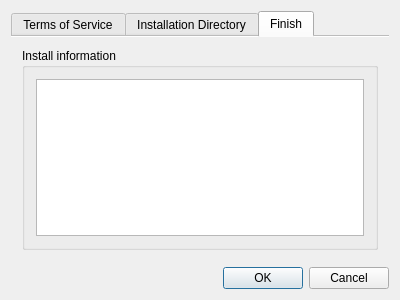
<?xml version="1.0" encoding="UTF-8"?>
<ui version="4.0">
 <class>Dialog</class>
 <widget class="QDialog" name="Dialog">
  <property name="geometry">
   <rect>
    <x>0</x>
    <y>0</y>
    <width>400</width>
    <height>300</height>
   </rect>
  </property>
  <property name="windowTitle">
   <string>Dialog</string>
  </property>
  <layout class="QVBoxLayout" name="verticalLayout_2">
   <item>
    <layout class="QVBoxLayout" name="verticalLayout">
     <item>
      <widget class="QTabWidget" name="tabWidget">
       <property name="currentIndex">
        <number>2</number>
       </property>
       <property name="usesScrollButtons">
        <bool>false</bool>
       </property>
       <property name="documentMode">
        <bool>true</bool>
       </property>
       <property name="tabBarAutoHide">
        <bool>true</bool>
       </property>
       <widget class="QWidget" name="tab">
        <attribute name="title">
         <string>Terms of Service</string>
        </attribute>
        <layout class="QVBoxLayout" name="verticalLayout_4">
         <item>
          <widget class="QTextBrowser" name="textBrowser">
           <property name="html">
            <string>&lt;!DOCTYPE HTML PUBLIC &quot;-//W3C//DTD HTML 4.0//EN&quot; &quot;http://www.w3.org/TR/REC-html40/strict.dtd&quot;&gt;
&lt;html&gt;&lt;head&gt;&lt;meta name=&quot;qrichtext&quot; content=&quot;1&quot; /&gt;&lt;style type=&quot;text/css&quot;&gt;
p, li { white-space: pre-wrap; }
&lt;/style&gt;&lt;/head&gt;&lt;body style=&quot; font-family:'MS Shell Dlg 2'; font-size:7.8pt; font-weight:400; font-style:normal;&quot;&gt;
&lt;p style=&quot; margin-top:0px; margin-bottom:0px; margin-left:0px; margin-right:0px; -qt-block-indent:0; text-indent:0px;&quot;&gt;&lt;span style=&quot; font-size:8pt; color:#808000;&quot;&gt;if&lt;/span&gt;&lt;span style=&quot; font-size:8pt;&quot;&gt;(&lt;/span&gt;&lt;span style=&quot; font-size:8pt; color:#800080;&quot;&gt;QMessageBox&lt;/span&gt;&lt;span style=&quot; font-size:8pt;&quot;&gt;::question(&lt;/span&gt;&lt;span style=&quot; font-size:8pt; color:#808000;&quot;&gt;this&lt;/span&gt;&lt;span style=&quot; font-size:8pt;&quot;&gt;,&lt;/span&gt;&lt;span style=&quot; font-size:8pt; color:#c0c0c0;&quot;&gt; &lt;/span&gt;&lt;span style=&quot; font-size:8pt; color:#008000;&quot;&gt;&amp;quot;...&amp;quot;&lt;/span&gt;&lt;span style=&quot; font-size:8pt;&quot;&gt;,&lt;/span&gt;&lt;span style=&quot; font-size:8pt; color:#c0c0c0;&quot;&gt; &lt;/span&gt;&lt;span style=&quot; font-size:8pt; color:#008000;&quot;&gt;&amp;quot;Exiting&lt;/span&gt;&lt;span style=&quot; font-size:8pt; color:#c0c0c0;&quot;&gt; &lt;/span&gt;&lt;span style=&quot; font-size:8pt; color:#008000;&quot;&gt;will&lt;/span&gt;&lt;span style=&quot; font-size:8pt; color:#c0c0c0;&quot;&gt; &lt;/span&gt;&lt;span style=&quot; font-size:8pt; color:#008000;&quot;&gt;cancel&lt;/span&gt;&lt;span style=&quot; font-size:8pt; color:#c0c0c0;&quot;&gt; &lt;/span&gt;&lt;span style=&quot; font-size:8pt; color:#008000;&quot;&gt;installation&amp;quot;&lt;/span&gt;&lt;span style=&quot; font-size:8pt;&quot;&gt;)&lt;/span&gt;&lt;span style=&quot; font-size:8pt; color:#c0c0c0;&quot;&gt; &lt;/span&gt;&lt;span style=&quot; font-size:8pt;&quot;&gt;==&lt;/span&gt;&lt;span style=&quot; font-size:8pt; color:#c0c0c0;&quot;&gt; &lt;/span&gt;&lt;span style=&quot; font-size:8pt; color:#800080;&quot;&gt;QMessageBox&lt;/span&gt;&lt;span style=&quot; font-size:8pt;&quot;&gt;::&lt;/span&gt;&lt;span style=&quot; font-size:8pt; color:#800080;&quot;&gt;Ok&lt;/span&gt;&lt;span style=&quot; font-size:8pt;&quot;&gt;)&lt;/span&gt;&lt;/p&gt;
&lt;p style=&quot; margin-top:0px; margin-bottom:0px; margin-left:0px; margin-right:0px; -qt-block-indent:0; text-indent:0px;&quot;&gt;&lt;span style=&quot; font-family:'Courier New'; font-size:8pt; color:#c0c0c0;&quot;&gt;        &lt;/span&gt;&lt;span style=&quot; font-family:'Courier New'; font-size:8pt;&quot;&gt;{&lt;/span&gt;&lt;/p&gt;
&lt;p style=&quot; margin-top:0px; margin-bottom:0px; margin-left:0px; margin-right:0px; -qt-block-indent:0; text-indent:0px;&quot;&gt;&lt;span style=&quot; font-family:'Courier New'; font-size:8pt; color:#c0c0c0;&quot;&gt;            &lt;/span&gt;&lt;span style=&quot; font-family:'Courier New'; font-size:8pt; color:#800080;&quot;&gt;QApplication&lt;/span&gt;&lt;span style=&quot; font-family:'Courier New'; font-size:8pt;&quot;&gt;::exit();&lt;/span&gt;&lt;/p&gt;
&lt;p style=&quot; margin-top:0px; margin-bottom:0px; margin-left:0px; margin-right:0px; -qt-block-indent:0; text-indent:0px;&quot;&gt;&lt;span style=&quot; font-family:'Courier New'; font-size:8pt; color:#c0c0c0;&quot;&gt;        &lt;/span&gt;&lt;span style=&quot; font-family:'Courier New'; font-size:8pt;&quot;&gt;}&lt;/span&gt;&lt;span style=&quot; font-size:8pt; color:#808000;&quot;&gt;if&lt;/span&gt;&lt;span style=&quot; font-size:8pt;&quot;&gt;(&lt;/span&gt;&lt;span style=&quot; font-size:8pt; color:#800080;&quot;&gt;QMessageBox&lt;/span&gt;&lt;span style=&quot; font-size:8pt;&quot;&gt;::question(&lt;/span&gt;&lt;span style=&quot; font-size:8pt; color:#808000;&quot;&gt;this&lt;/span&gt;&lt;span style=&quot; font-size:8pt;&quot;&gt;,&lt;/span&gt;&lt;span style=&quot; font-size:8pt; color:#c0c0c0;&quot;&gt; &lt;/span&gt;&lt;span style=&quot; font-size:8pt; color:#008000;&quot;&gt;&amp;quot;...&amp;quot;&lt;/span&gt;&lt;span style=&quot; font-size:8pt;&quot;&gt;,&lt;/span&gt;&lt;span style=&quot; font-size:8pt; color:#c0c0c0;&quot;&gt; &lt;/span&gt;&lt;span style=&quot; font-size:8pt; color:#008000;&quot;&gt;&amp;quot;Exiting&lt;/span&gt;&lt;span style=&quot; font-size:8pt; color:#c0c0c0;&quot;&gt; &lt;/span&gt;&lt;span style=&quot; font-size:8pt; color:#008000;&quot;&gt;will&lt;/span&gt;&lt;span style=&quot; font-size:8pt; color:#c0c0c0;&quot;&gt; &lt;/span&gt;&lt;span style=&quot; font-size:8pt; color:#008000;&quot;&gt;cancel&lt;/span&gt;&lt;span style=&quot; font-size:8pt; color:#c0c0c0;&quot;&gt; &lt;/span&gt;&lt;span style=&quot; font-size:8pt; color:#008000;&quot;&gt;installation&amp;quot;&lt;/span&gt;&lt;span style=&quot; font-size:8pt;&quot;&gt;)&lt;/span&gt;&lt;span style=&quot; font-size:8pt; color:#c0c0c0;&quot;&gt; &lt;/span&gt;&lt;span style=&quot; font-size:8pt;&quot;&gt;==&lt;/span&gt;&lt;span style=&quot; font-size:8pt; color:#c0c0c0;&quot;&gt; &lt;/span&gt;&lt;span style=&quot; font-size:8pt; color:#800080;&quot;&gt;QMessageBox&lt;/span&gt;&lt;span style=&quot; font-size:8pt;&quot;&gt;::&lt;/span&gt;&lt;span style=&quot; font-size:8pt; color:#800080;&quot;&gt;Ok&lt;/span&gt;&lt;span style=&quot; font-size:8pt;&quot;&gt;)&lt;/span&gt;&lt;/p&gt;
&lt;p style=&quot; margin-top:0px; margin-bottom:0px; margin-left:0px; margin-right:0px; -qt-block-indent:0; text-indent:0px;&quot;&gt;&lt;span style=&quot; font-family:'Courier New'; font-size:8pt; color:#c0c0c0;&quot;&gt;        &lt;/span&gt;&lt;span style=&quot; font-family:'Courier New'; font-size:8pt;&quot;&gt;{&lt;/span&gt;&lt;/p&gt;
&lt;p style=&quot; margin-top:0px; margin-bottom:0px; margin-left:0px; margin-right:0px; -qt-block-indent:0; text-indent:0px;&quot;&gt;&lt;span style=&quot; font-family:'Courier New'; font-size:8pt; color:#c0c0c0;&quot;&gt;            &lt;/span&gt;&lt;span style=&quot; font-family:'Courier New'; font-size:8pt; color:#800080;&quot;&gt;QApplication&lt;/span&gt;&lt;span style=&quot; font-family:'Courier New'; font-size:8pt;&quot;&gt;::exit();&lt;/span&gt;&lt;/p&gt;
&lt;p style=&quot; margin-top:0px; margin-bottom:0px; margin-left:0px; margin-right:0px; -qt-block-indent:0; text-indent:0px;&quot;&gt;&lt;span style=&quot; font-family:'Courier New'; font-size:8pt; color:#c0c0c0;&quot;&gt;        &lt;/span&gt;&lt;span style=&quot; font-family:'Courier New'; font-size:8pt;&quot;&gt;}&lt;/span&gt;&lt;span style=&quot; font-size:8pt; color:#808000;&quot;&gt;if&lt;/span&gt;&lt;span style=&quot; font-size:8pt;&quot;&gt;(&lt;/span&gt;&lt;span style=&quot; font-size:8pt; color:#800080;&quot;&gt;QMessageBox&lt;/span&gt;&lt;span style=&quot; font-size:8pt;&quot;&gt;::question(&lt;/span&gt;&lt;span style=&quot; font-size:8pt; color:#808000;&quot;&gt;this&lt;/span&gt;&lt;span style=&quot; font-size:8pt;&quot;&gt;,&lt;/span&gt;&lt;span style=&quot; font-size:8pt; color:#c0c0c0;&quot;&gt; &lt;/span&gt;&lt;span style=&quot; font-size:8pt; color:#008000;&quot;&gt;&amp;quot;...&amp;quot;&lt;/span&gt;&lt;span style=&quot; font-size:8pt;&quot;&gt;,&lt;/span&gt;&lt;span style=&quot; font-size:8pt; color:#c0c0c0;&quot;&gt; &lt;/span&gt;&lt;span style=&quot; font-size:8pt; color:#008000;&quot;&gt;&amp;quot;Exiting&lt;/span&gt;&lt;span style=&quot; font-size:8pt; color:#c0c0c0;&quot;&gt; &lt;/span&gt;&lt;span style=&quot; font-size:8pt; color:#008000;&quot;&gt;will&lt;/span&gt;&lt;span style=&quot; font-size:8pt; color:#c0c0c0;&quot;&gt; &lt;/span&gt;&lt;span style=&quot; font-size:8pt; color:#008000;&quot;&gt;cancel&lt;/span&gt;&lt;span style=&quot; font-size:8pt; color:#c0c0c0;&quot;&gt; &lt;/span&gt;&lt;span style=&quot; font-size:8pt; color:#008000;&quot;&gt;installation&amp;quot;&lt;/span&gt;&lt;span style=&quot; font-size:8pt;&quot;&gt;)&lt;/span&gt;&lt;span style=&quot; font-size:8pt; color:#c0c0c0;&quot;&gt; &lt;/span&gt;&lt;span style=&quot; font-size:8pt;&quot;&gt;==&lt;/span&gt;&lt;span style=&quot; font-size:8pt; color:#c0c0c0;&quot;&gt; &lt;/span&gt;&lt;span style=&quot; font-size:8pt; color:#800080;&quot;&gt;QMessageBox&lt;/span&gt;&lt;span style=&quot; font-size:8pt;&quot;&gt;::&lt;/span&gt;&lt;span style=&quot; font-size:8pt; color:#800080;&quot;&gt;Ok&lt;/span&gt;&lt;span style=&quot; font-size:8pt;&quot;&gt;)&lt;/span&gt;&lt;/p&gt;
&lt;p style=&quot; margin-top:0px; margin-bottom:0px; margin-left:0px; margin-right:0px; -qt-block-indent:0; text-indent:0px;&quot;&gt;&lt;span style=&quot; font-family:'Courier New'; font-size:8pt; color:#c0c0c0;&quot;&gt;        &lt;/span&gt;&lt;span style=&quot; font-family:'Courier New'; font-size:8pt;&quot;&gt;{&lt;/span&gt;&lt;/p&gt;
&lt;p style=&quot; margin-top:0px; margin-bottom:0px; margin-left:0px; margin-right:0px; -qt-block-indent:0; text-indent:0px;&quot;&gt;&lt;span style=&quot; font-family:'Courier New'; font-size:8pt; color:#c0c0c0;&quot;&gt;            &lt;/span&gt;&lt;span style=&quot; font-family:'Courier New'; font-size:8pt; color:#800080;&quot;&gt;QApplication&lt;/span&gt;&lt;span style=&quot; font-family:'Courier New'; font-size:8pt;&quot;&gt;::exit();&lt;/span&gt;&lt;/p&gt;
&lt;p style=&quot; margin-top:0px; margin-bottom:0px; margin-left:0px; margin-right:0px; -qt-block-indent:0; text-indent:0px;&quot;&gt;&lt;span style=&quot; font-family:'Courier New'; font-size:8pt; color:#c0c0c0;&quot;&gt;        &lt;/span&gt;&lt;span style=&quot; font-family:'Courier New'; font-size:8pt;&quot;&gt;}&lt;/span&gt;&lt;span style=&quot; font-size:8pt; color:#808000;&quot;&gt;if&lt;/span&gt;&lt;span style=&quot; font-size:8pt;&quot;&gt;(&lt;/span&gt;&lt;span style=&quot; font-size:8pt; color:#800080;&quot;&gt;QMessageBox&lt;/span&gt;&lt;span style=&quot; font-size:8pt;&quot;&gt;::question(&lt;/span&gt;&lt;span style=&quot; font-size:8pt; color:#808000;&quot;&gt;this&lt;/span&gt;&lt;span style=&quot; font-size:8pt;&quot;&gt;,&lt;/span&gt;&lt;span style=&quot; font-size:8pt; color:#c0c0c0;&quot;&gt; &lt;/span&gt;&lt;span style=&quot; font-size:8pt; color:#008000;&quot;&gt;&amp;quot;...&amp;quot;&lt;/span&gt;&lt;span style=&quot; font-size:8pt;&quot;&gt;,&lt;/span&gt;&lt;span style=&quot; font-size:8pt; color:#c0c0c0;&quot;&gt; &lt;/span&gt;&lt;span style=&quot; font-size:8pt; color:#008000;&quot;&gt;&amp;quot;Exiting&lt;/span&gt;&lt;span style=&quot; font-size:8pt; color:#c0c0c0;&quot;&gt; &lt;/span&gt;&lt;span style=&quot; font-size:8pt; color:#008000;&quot;&gt;will&lt;/span&gt;&lt;span style=&quot; font-size:8pt; color:#c0c0c0;&quot;&gt; &lt;/span&gt;&lt;span style=&quot; font-size:8pt; color:#008000;&quot;&gt;cancel&lt;/span&gt;&lt;span style=&quot; font-size:8pt; color:#c0c0c0;&quot;&gt; &lt;/span&gt;&lt;span style=&quot; font-size:8pt; color:#008000;&quot;&gt;installation&amp;quot;&lt;/span&gt;&lt;span style=&quot; font-size:8pt;&quot;&gt;)&lt;/span&gt;&lt;span style=&quot; font-size:8pt; color:#c0c0c0;&quot;&gt; &lt;/span&gt;&lt;span style=&quot; font-size:8pt;&quot;&gt;==&lt;/span&gt;&lt;span style=&quot; font-size:8pt; color:#c0c0c0;&quot;&gt; &lt;/span&gt;&lt;span style=&quot; font-size:8pt; color:#800080;&quot;&gt;QMessageBox&lt;/span&gt;&lt;span style=&quot; font-size:8pt;&quot;&gt;::&lt;/span&gt;&lt;span style=&quot; font-size:8pt; color:#800080;&quot;&gt;Ok&lt;/span&gt;&lt;span style=&quot; font-size:8pt;&quot;&gt;)&lt;/span&gt;&lt;/p&gt;
&lt;p style=&quot; margin-top:0px; margin-bottom:0px; margin-left:0px; margin-right:0px; -qt-block-indent:0; text-indent:0px;&quot;&gt;&lt;span style=&quot; font-family:'Courier New'; font-size:8pt; color:#c0c0c0;&quot;&gt;        &lt;/span&gt;&lt;span style=&quot; font-family:'Courier New'; font-size:8pt;&quot;&gt;{&lt;/span&gt;&lt;/p&gt;
&lt;p style=&quot; margin-top:0px; margin-bottom:0px; margin-left:0px; margin-right:0px; -qt-block-indent:0; text-indent:0px;&quot;&gt;&lt;span style=&quot; font-family:'Courier New'; font-size:8pt; color:#c0c0c0;&quot;&gt;            &lt;/span&gt;&lt;span style=&quot; font-family:'Courier New'; font-size:8pt; color:#800080;&quot;&gt;QApplication&lt;/span&gt;&lt;span style=&quot; font-family:'Courier New'; font-size:8pt;&quot;&gt;::exit();&lt;/span&gt;&lt;/p&gt;
&lt;p style=&quot; margin-top:0px; margin-bottom:0px; margin-left:0px; margin-right:0px; -qt-block-indent:0; text-indent:0px;&quot;&gt;&lt;span style=&quot; font-family:'Courier New'; font-size:8pt; color:#c0c0c0;&quot;&gt;        &lt;/span&gt;&lt;span style=&quot; font-family:'Courier New'; font-size:8pt;&quot;&gt;}&lt;/span&gt;&lt;span style=&quot; font-size:8pt; color:#808000;&quot;&gt;if&lt;/span&gt;&lt;span style=&quot; font-size:8pt;&quot;&gt;(&lt;/span&gt;&lt;span style=&quot; font-size:8pt; color:#800080;&quot;&gt;QMessageBox&lt;/span&gt;&lt;span style=&quot; font-size:8pt;&quot;&gt;::question(&lt;/span&gt;&lt;span style=&quot; font-size:8pt; color:#808000;&quot;&gt;this&lt;/span&gt;&lt;span style=&quot; font-size:8pt;&quot;&gt;,&lt;/span&gt;&lt;span style=&quot; font-size:8pt; color:#c0c0c0;&quot;&gt; &lt;/span&gt;&lt;span style=&quot; font-size:8pt; color:#008000;&quot;&gt;&amp;quot;...&amp;quot;&lt;/span&gt;&lt;span style=&quot; font-size:8pt;&quot;&gt;,&lt;/span&gt;&lt;span style=&quot; font-size:8pt; color:#c0c0c0;&quot;&gt; &lt;/span&gt;&lt;span style=&quot; font-size:8pt; color:#008000;&quot;&gt;&amp;quot;Exiting&lt;/span&gt;&lt;span style=&quot; font-size:8pt; color:#c0c0c0;&quot;&gt; &lt;/span&gt;&lt;span style=&quot; font-size:8pt; color:#008000;&quot;&gt;will&lt;/span&gt;&lt;span style=&quot; font-size:8pt; color:#c0c0c0;&quot;&gt; &lt;/span&gt;&lt;span style=&quot; font-size:8pt; color:#008000;&quot;&gt;cancel&lt;/span&gt;&lt;span style=&quot; font-size:8pt; color:#c0c0c0;&quot;&gt; &lt;/span&gt;&lt;span style=&quot; font-size:8pt; color:#008000;&quot;&gt;installation&amp;quot;&lt;/span&gt;&lt;span style=&quot; font-size:8pt;&quot;&gt;)&lt;/span&gt;&lt;span style=&quot; font-size:8pt; color:#c0c0c0;&quot;&gt; &lt;/span&gt;&lt;span style=&quot; font-size:8pt;&quot;&gt;==&lt;/span&gt;&lt;span style=&quot; font-size:8pt; color:#c0c0c0;&quot;&gt; &lt;/span&gt;&lt;span style=&quot; font-size:8pt; color:#800080;&quot;&gt;QMessageBox&lt;/span&gt;&lt;span style=&quot; font-size:8pt;&quot;&gt;::&lt;/span&gt;&lt;span style=&quot; font-size:8pt; color:#800080;&quot;&gt;Ok&lt;/span&gt;&lt;span style=&quot; font-size:8pt;&quot;&gt;)&lt;/span&gt;&lt;/p&gt;
&lt;p style=&quot; margin-top:0px; margin-bottom:0px; margin-left:0px; margin-right:0px; -qt-block-indent:0; text-indent:0px;&quot;&gt;&lt;span style=&quot; font-family:'Courier New'; font-size:8pt; color:#c0c0c0;&quot;&gt;        &lt;/span&gt;&lt;span style=&quot; font-family:'Courier New'; font-size:8pt;&quot;&gt;{&lt;/span&gt;&lt;/p&gt;
&lt;p style=&quot; margin-top:0px; margin-bottom:0px; margin-left:0px; margin-right:0px; -qt-block-indent:0; text-indent:0px;&quot;&gt;&lt;span style=&quot; font-family:'Courier New'; font-size:8pt; color:#c0c0c0;&quot;&gt;            &lt;/span&gt;&lt;span style=&quot; font-family:'Courier New'; font-size:8pt; color:#800080;&quot;&gt;QApplication&lt;/span&gt;&lt;span style=&quot; font-family:'Courier New'; font-size:8pt;&quot;&gt;::exit();&lt;/span&gt;&lt;/p&gt;
&lt;p style=&quot; margin-top:0px; margin-bottom:0px; margin-left:0px; margin-right:0px; -qt-block-indent:0; text-indent:0px;&quot;&gt;&lt;span style=&quot; font-family:'Courier New'; font-size:8pt; color:#c0c0c0;&quot;&gt;        &lt;/span&gt;&lt;span style=&quot; font-family:'Courier New'; font-size:8pt;&quot;&gt;}&lt;/span&gt;&lt;/p&gt;&lt;/body&gt;&lt;/html&gt;</string>
           </property>
          </widget>
         </item>
        </layout>
       </widget>
       <widget class="QWidget" name="tab_2">
        <attribute name="title">
         <string>Installation Directory</string>
        </attribute>
        <widget class="QLabel" name="label">
         <property name="geometry">
          <rect>
           <x>10</x>
           <y>90</y>
           <width>112</width>
           <height>16</height>
          </rect>
         </property>
         <property name="text">
          <string>Folder to install to: </string>
         </property>
        </widget>
        <widget class="QTextEdit" name="textEdit">
         <property name="geometry">
          <rect>
           <x>130</x>
           <y>90</y>
           <width>221</width>
           <height>21</height>
          </rect>
         </property>
         <property name="minimumSize">
          <size>
           <width>161</width>
           <height>0</height>
          </size>
         </property>
         <property name="verticalScrollBarPolicy">
          <enum>Qt::ScrollBarAlwaysOff</enum>
         </property>
         <property name="horizontalScrollBarPolicy">
          <enum>Qt::ScrollBarAlwaysOff</enum>
         </property>
        </widget>
        <widget class="QPushButton" name="pushButton">
         <property name="geometry">
          <rect>
           <x>320</x>
           <y>90</y>
           <width>31</width>
           <height>21</height>
          </rect>
         </property>
         <property name="minimumSize">
          <size>
           <width>31</width>
           <height>0</height>
          </size>
         </property>
         <property name="text">
          <string>...</string>
         </property>
        </widget>
        <zorder>label</zorder>
        <zorder>textEdit</zorder>
        <zorder>pushButton</zorder>
        <zorder>pushButton</zorder>
       </widget>
       <widget class="QWidget" name="tab_3">
        <attribute name="title">
         <string>Finish</string>
        </attribute>
        <layout class="QVBoxLayout" name="verticalLayout_5">
         <item>
          <widget class="QGroupBox" name="groupBox">
           <property name="title">
            <string>Install information</string>
           </property>
           <layout class="QVBoxLayout" name="verticalLayout_3">
            <item>
             <widget class="QTextBrowser" name="textBrowser_2">
              <property name="html">
               <string>&lt;!DOCTYPE HTML PUBLIC &quot;-//W3C//DTD HTML 4.0//EN&quot; &quot;http://www.w3.org/TR/REC-html40/strict.dtd&quot;&gt;
&lt;html&gt;&lt;head&gt;&lt;meta name=&quot;qrichtext&quot; content=&quot;1&quot; /&gt;&lt;style type=&quot;text/css&quot;&gt;
p, li { white-space: pre-wrap; }
&lt;/style&gt;&lt;/head&gt;&lt;body style=&quot; font-family:'MS Shell Dlg 2'; font-size:7.8pt; font-weight:400; font-style:normal;&quot;&gt;
&lt;p style=&quot;-qt-paragraph-type:empty; margin-top:0px; margin-bottom:0px; margin-left:0px; margin-right:0px; -qt-block-indent:0; text-indent:0px;&quot;&gt;&lt;br /&gt;&lt;/p&gt;&lt;/body&gt;&lt;/html&gt;</string>
              </property>
             </widget>
            </item>
           </layout>
           <zorder>textBrowser_2</zorder>
           <zorder>textBrowser_2</zorder>
          </widget>
         </item>
        </layout>
       </widget>
      </widget>
     </item>
    </layout>
   </item>
   <item>
    <widget class="QDialogButtonBox" name="buttonBox">
     <property name="standardButtons">
      <set>QDialogButtonBox::Cancel|QDialogButtonBox::Ok</set>
     </property>
    </widget>
   </item>
  </layout>
 </widget>
 <layoutdefault spacing="6" margin="11"/>
 <resources/>
 <connections/>
</ui>
